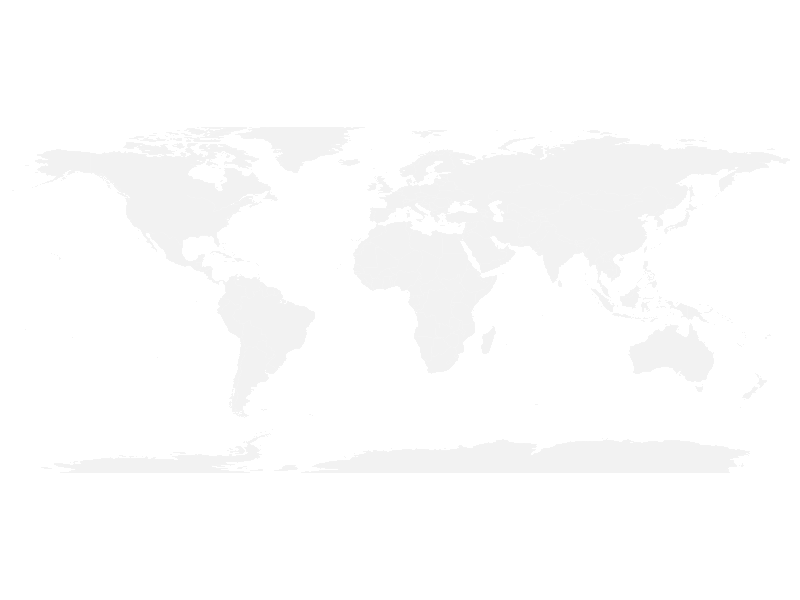
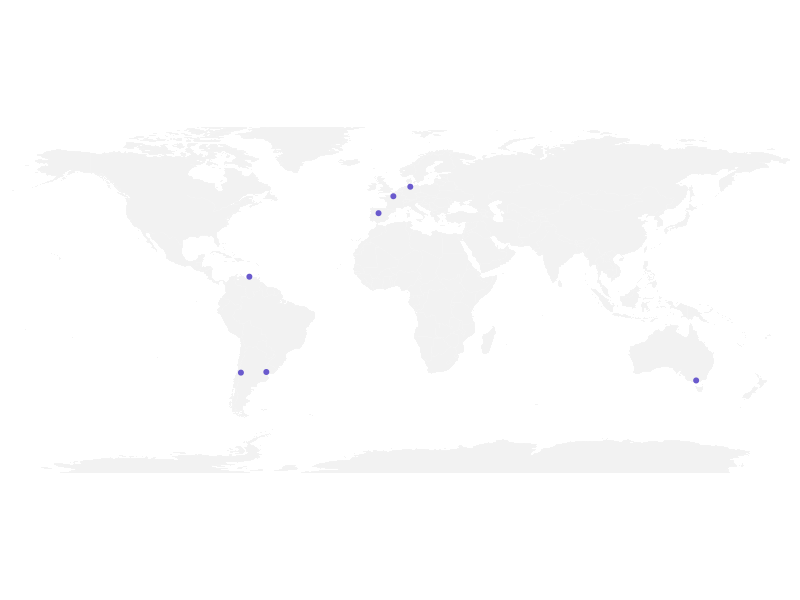
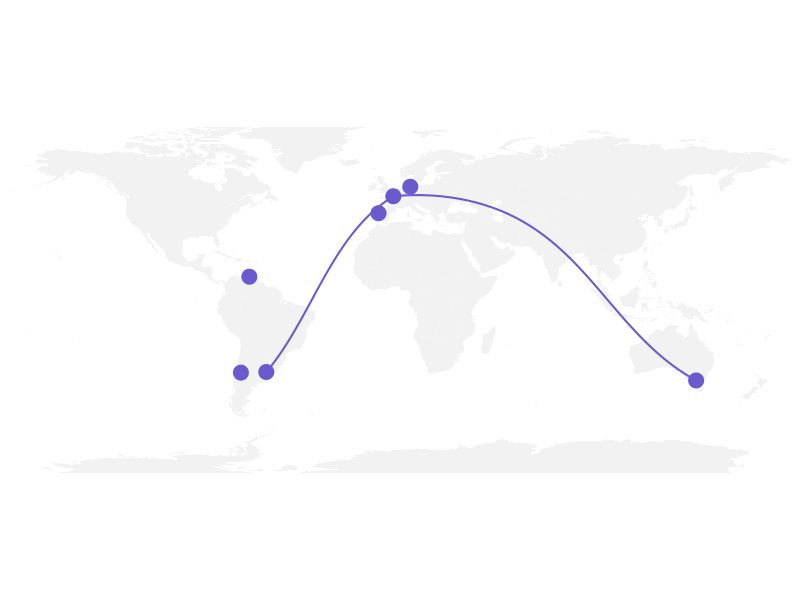
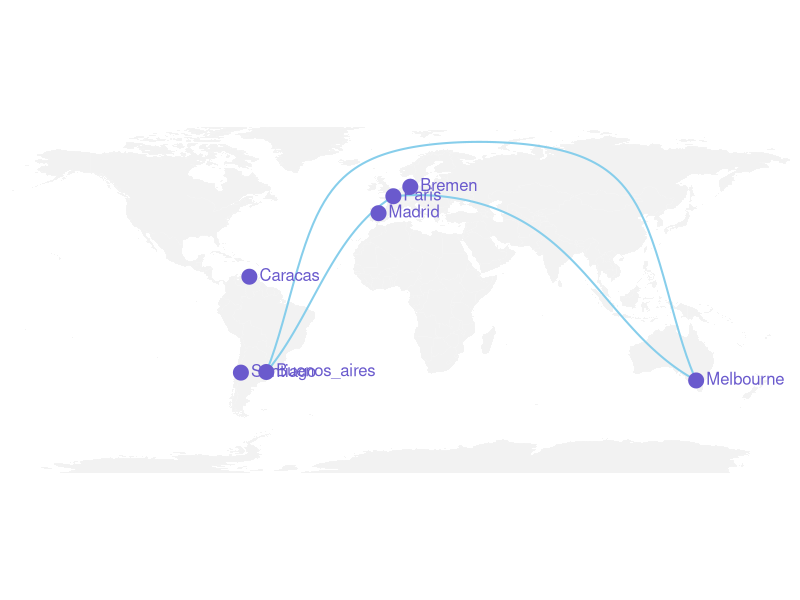
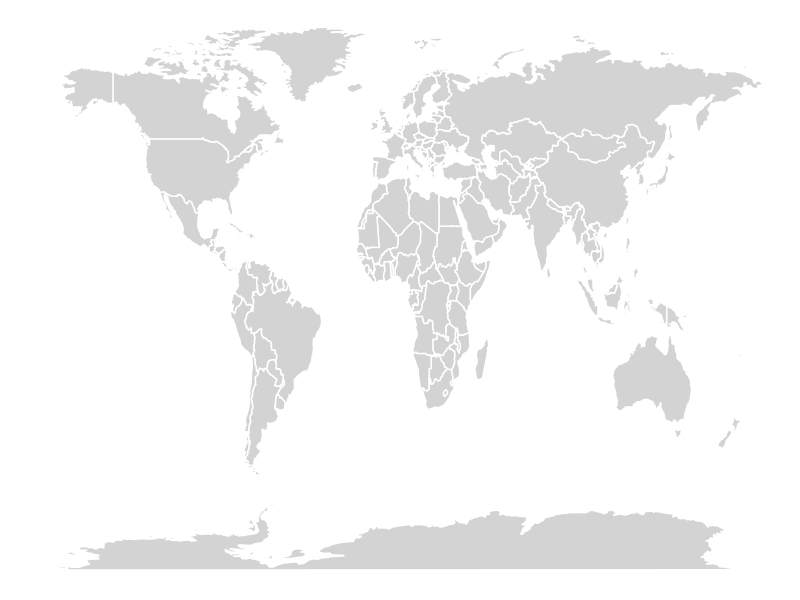
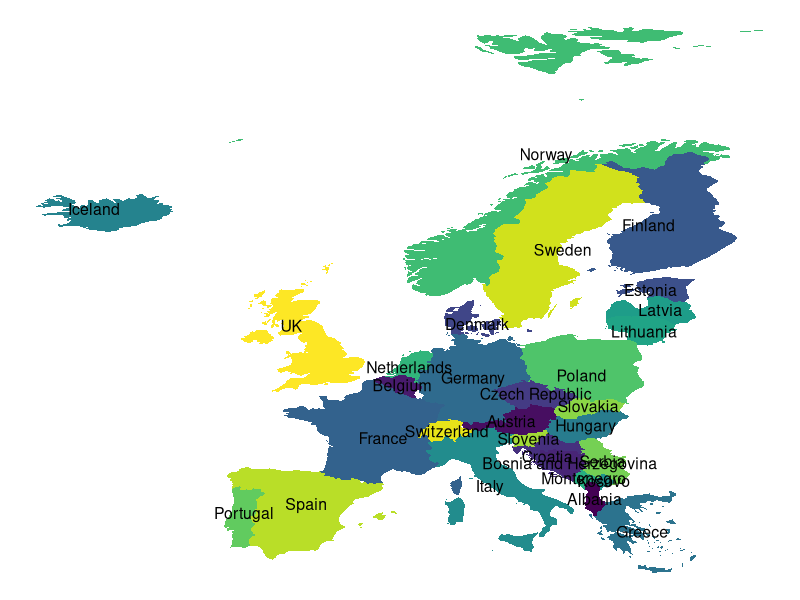
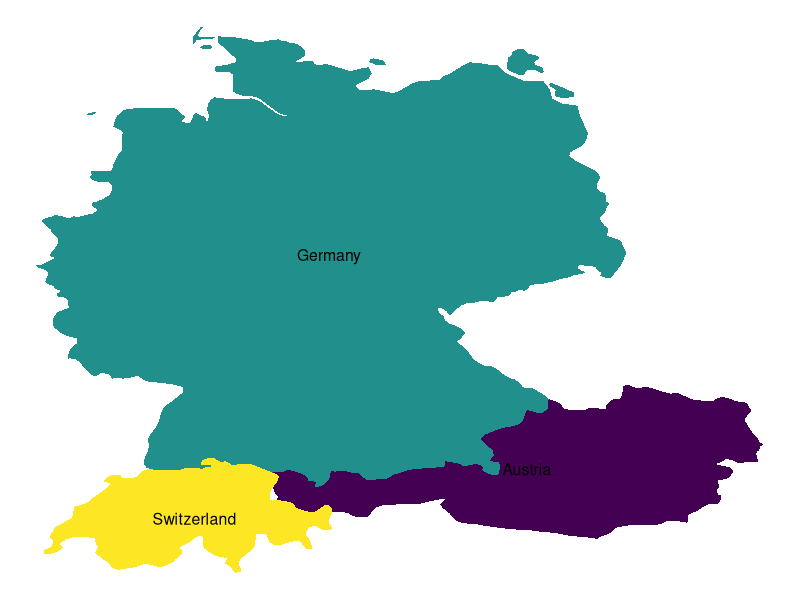
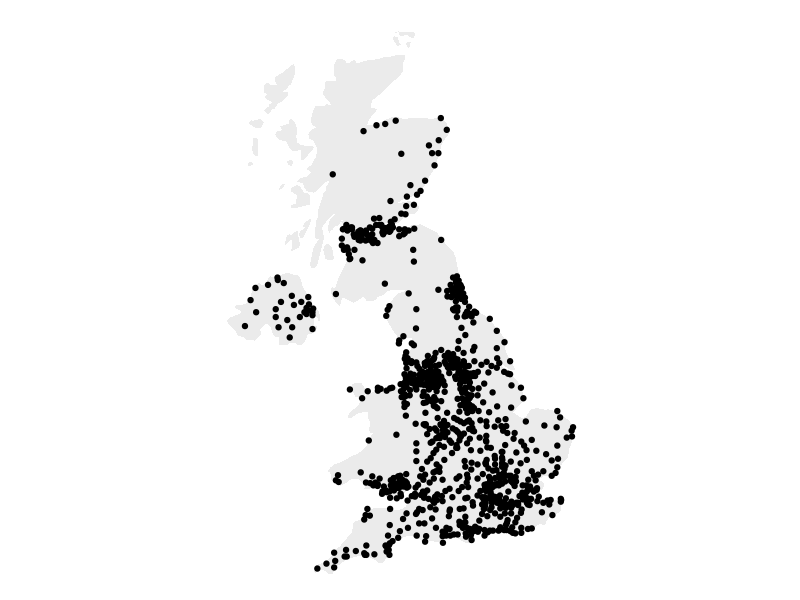

The R script that drew these images, in order:
## ---- chunk 1

# World map is available in the maps package
library(maps)

# No margin
par(mar=c(0,0,0,0))

# World map
map('world',
    col="#f2f2f2", fill=TRUE, bg="white", lwd=0.05,
    mar=rep(0,4),border=0, ylim=c(-80,80) 
)
## ---- chunk 2

# Dplyr for data wrangling and pipe function
library(dplyr)

# Cities
Caracas <- c(-66,11)
Santiago <- c(-70,-34.3)
Buenos_aires <- c(-58,-34)
Madrid <- c(-5,41)
Paris <- c(2,49)
Bremen <- c(10,53.5)
Melbourne <- c(145,-38)

# Data frame
data <- rbind(Caracas, Santiago, Buenos_aires, Madrid, Paris, Bremen, Melbourne) %>% 
  as.data.frame()
colnames(data) <- c("long","lat")

# Show the cities on the map
map('world',
    col="#f2f2f2", fill=TRUE, bg="white", lwd=0.05,
    mar=rep(0,4),border=0, ylim=c(-80,80) 
)
points(x=data$long, y=data$lat, col="slateblue", cex=1, pch=20)


## ---- chunk 3

# Load geosphere
library(geosphere)

# Background map
map('world',
    col="#f2f2f2", fill=TRUE, bg="white", lwd=0.05,
    mar=rep(0,4),border=0, ylim=c(-80,80) 
)

# Dot for cities
points(x=data$long, y=data$lat, col="slateblue", cex=3, pch=20)

# Compute the connection between Buenos Aires and Paris
inter <- gcIntermediate(Paris,  Buenos_aires, n=50, addStartEnd=TRUE, breakAtDateLine=F)

# Show this connection
lines(inter, col="slateblue", lwd=2)

# Between Paris and Melbourne
inter <- gcIntermediate(Melbourne,  Paris, n=50, addStartEnd=TRUE, breakAtDateLine=F)             
lines(inter, col="slateblue", lwd=2)

## ---- chunk 4

# A function that keeps the good part of the great circle, by Jeff Leek:
getGreatCircle <- function(userLL,relationLL){
  tmpCircle = greatCircle(userLL,relationLL, n=200)
  start = which.min(abs(tmpCircle[,1] - data.frame(userLL)[1,1]))
  end = which.min(abs(tmpCircle[,1] - relationLL[1]))
  greatC = tmpCircle[start:end,]
  return(greatC)
}

# background map
map('world',col="#f2f2f2", fill=TRUE, bg="white", lwd=0.05,mar=rep(0,4),border=0, ylim=c(-80,80) )

# map 3 connections:
great <- getGreatCircle(Paris, Melbourne)
lines(great, col="skyblue", lwd=2)
great <- getGreatCircle(Buenos_aires, Melbourne)
lines(great, col="skyblue", lwd=2)
great <- getGreatCircle(Paris, Buenos_aires)
lines(great, col="skyblue", lwd=2)

# City names and dots
points(x=data$long, y=data$lat, col="slateblue", cex=3, pch=20)
text(rownames(data), x=data$long, y=data$lat,  col="slateblue", cex=1, pos=4)

## ---- chunk 5

# Libraries
library(ggplot2)
library(dplyr)
require(maps)
require(viridis)


theme_set(
  theme_void()
  )

world_map <- map_data("world")
ggplot(world_map, aes(x = long, y = lat, group = group)) +
  geom_polygon(fill="lightgray", colour = "white")


## ---- chunk 6

# Some EU Contries
some.eu.countries <- c(
  "Portugal", "Spain", "France", "Switzerland", "Germany",
  "Austria", "Belgium", "UK", "Netherlands",
  "Denmark", "Poland", "Italy", 
  "Croatia", "Slovenia", "Hungary", "Slovakia",
  "Czech republic","Serbia","Kosovo","Montenegro",
  "Albania","Greece","Bosnia and Herzegovina",
  "Finland","Norway","Sweden","Iceland",
  "Lithuania","Latvia", "Estonia"
)
# Retrievethe map data
some.eu.maps <- map_data("world", region = some.eu.countries)

# Compute the centroid as the mean longitude and lattitude
# Used as label coordinate for country's names
region.lab.data <- some.eu.maps %>%
  group_by(region) %>%
  summarise(long = mean(long), lat = mean(lat))

ggplot(some.eu.maps, aes(x = long, y = lat)) +
  geom_polygon(aes( group = group, fill = region))+
  geom_text(aes(label = region), data = region.lab.data,  size = 4, hjust = 0.5)+
  scale_fill_viridis_d()+
  theme_void()+
  theme(legend.position = "none")

## ---- chunk 7

# Germany
some.eu.countries <- c(
  "Germany","Austria","Switzerland"
)
# Retrievethe map data
some.eu.maps <- map_data("world", region = some.eu.countries)

# Compute the centroid as the mean longitude and lattitude
# Used as label coordinate for country's names
region.lab.data <- some.eu.maps %>%
  group_by(region) %>%
  summarise(long = mean(long), lat = mean(lat))

ggplot(some.eu.maps, aes(x = long, y = lat)) +
  geom_polygon(aes( group = group, fill = region))+
  geom_text(aes(label = region), data = region.lab.data,  size = 4, hjust = 0.5)+
  scale_fill_viridis_d()+
  theme_void()+
  theme(legend.position = "none")

## ---- chunk 8

# Libraries
library(ggplot2)
library(dplyr)

# Get the world polygon and extract UK
library(maps)
UK <- map_data("world") %>% filter(region=="UK")

# Get a data frame with longitude, latitude, and size of bubbles (a bubble = a city)
data <- world.cities %>% filter(country.etc=="UK")

# Left chart
ggplot() +
  geom_polygon(data = UK, aes(x=long, y = lat, group = group), fill="grey", alpha=0.3) +
  geom_point( data=data, aes(x=long, y=lat)) +
  theme_void() + ylim(50,59) + coord_map() 
## ---- chunk 9

# Second graphic with names of the 10 biggest cities
library(ggrepel)
ggplot() +
  geom_polygon(data = UK, aes(x=long, y = lat, group = group), fill="grey", alpha=0.3) +
  geom_point( data=data, aes(x=long, y=lat, alpha=pop)) +
  geom_text_repel( data=data %>% arrange(pop) %>% tail(10), aes(x=long, y=lat, label=name), size=5) +
  geom_point( data=data %>% arrange(pop) %>% tail(10), aes(x=long, y=lat), color="red", size=3) +
  theme_void() + ylim(50,59) + coord_map() +
  theme(legend.position="none")

## ---- chunk 10

# Some EU Contries
some.la.countries <- c(
  "Venezuela", "Colombia","Guyana","Ecuador", "Peru","Bolivia",
  "Chile","Argentina","Paraguay", "Uruguay","Brazil",
  "Panama","Costa Rica","Nicaragua","Salvador","Honduras","Guatemala"
)
# Retrievethe map data
some.la.maps <- map_data("world", region = some.la.countries)

# Compute the centroid as the mean longitude and lattitude
# Used as label coordinate for country's names
region.lab.data <- some.la.maps %>%
  group_by(region) %>%
  summarise(long = mean(long), lat = mean(lat))

ggplot(some.la.maps, aes(x = long, y = lat)) +
  geom_polygon(aes( group = group, fill = region))+
  geom_text(aes(label = region), data = region.lab.data,  size = 3, hjust = 0.5)+
  scale_fill_viridis_d()+
  theme_void()+
  theme(legend.position = "none")
